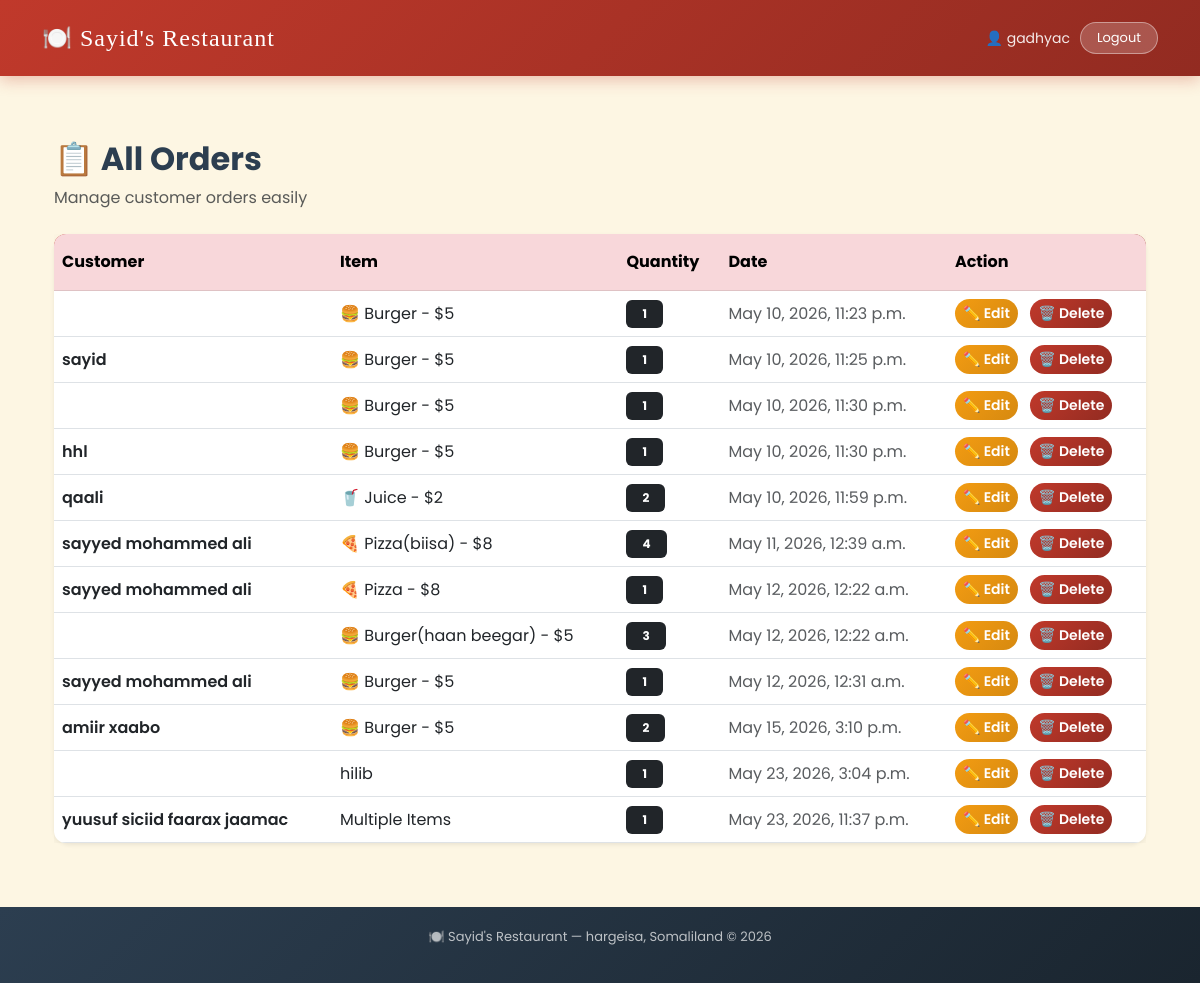
/orders/ (signed in), run on the app's committed database.
### menu/models.py (models this page shows, shortened)
class Order(models.Model):
    PAYMENT_CHOICES = [
        ('cash', 'Cash'),
        ('zaad', 'Zaad'),
        ('edahab', 'eDahab'),
        ('mastercard', 'Mastercard'),
    ]
    customer_name = models.CharField(max_length=100)
    item = models.CharField(max_length=100)
    quantity = models.IntegerField(default=1)
    date = models.DateTimeField(auto_now_add=True)
    table = models.ForeignKey(Table, on_delete=models.SET_NULL, null=True, blank=True)
    waiter = models.ForeignKey('auth.User', on_delete=models.SET_NULL, null=True, blank=True)
    payment_method = models.CharField(max_length=20, choices=PAYMENT_CHOICES, default='cash')
    total_price = models.DecimalField(max_digits=10, decimal_places=2, default=0)

### menu/views.py (the view)
# urls.py: path('orders/', views.all_orders, name='all_orders'),
@login_required
def all_orders(request):
    orders = Order.objects.all()
    return render(request, 'menu/all_orders.html', {'orders': orders})

### menu/templates/menu/all_orders.html (shortened to what this page needs)
{% extends 'base.html' %}
{% block content %}
<div class="container py-4">
    <div class="mb-4">
        <h2 class="fw-bold">📋 All Orders</h2>
        <p class="text-muted mb-0">Manage customer orders easily</p>
    </div>
    <div class="card shadow-sm border-0">
        <div class="card-body p-0">
            <div class="table-responsive">
                <table class="table table-hover align-middle mb-0">
                    <thead class="table-danger">
                        <tr>
                            <th class="py-3">Customer</th>
                            <th class="py-3">Item</th>
                            <th class="py-3">Quantity</th>
                            <th class="py-3">Date</th>
                            <th class="py-3">Action</th>
                        </tr>
                    </thead>
                    <tbody>
                        {% for order in orders %}
                        <tr>
                            <td class="fw-semibold">
                                {{ order.customer_name }}
                            </td>
                            <td>
                                {{ order.item }}
                            </td>
                            <td>
                                <span class="badge bg-dark px-3 py-2">
                                    {{ order.quantity }}
                                </span>
                            </td>
                            <td class="text-muted">
                                {{ order.date }}
                            </td>
                            <td>
                                <a href="/edit/{{ order.pk }}/"
                                   class="btn btn-warning btn-sm me-2 fw-semibold">
                                    ✏️ Edit
                                </a>
                                <a href="/delete/{{ order.pk }}/"
                                   class="btn btn-danger btn-sm fw-semibold">
                                    🗑️ Delete
                                </a>
                            </td>
                        </tr>
                        {% endfor %}
                    </tbody>
                </table>
            </div>
        </div>
    </div>
</div>
{% endblock %}

### templates/base.html (shortened to what this page needs)
<!DOCTYPE html>
<html lang="en">
<head>
    <link href="https://cdn.jsdelivr.net/npm/bootstrap@5.3.0/dist/css/bootstrap.min.css" rel="stylesheet">
</head>
<body>
<nav class="navbar navbar-dark">
    <div class="container">
        <a class="navbar-brand" href="/">🍽️ Sayid's Restaurant</a>
        <div class="d-flex align-items-center">
            {% if request.user.is_authenticated %}
                <span class="nav-username">👤 {{ request.user.username }}</span>
                <a href="/logout/" class="btn btn-logout">Logout</a>
            {% else %}
                <a href="/login/" class="btn btn-logout">Login</a>
            {% endif %}
        </div>
    </div>
</nav>
<div class="main-content">
    <div class="container">
        {% block content %}
        {% endblock %}
    </div>
</div>
<footer>
    <p>🍽️ Sayid's Restaurant — hargeisa, Somaliland © 2026</p>
</footer>
</body>
</html>

### templates/base.html (style rules this page uses)
* { margin: 0; padding: 0; box-sizing: border-box; }
body { font-family: 'Poppins', sans-serif; background-color: #fdf6e3; color: #2c3e50; }
.navbar { background: linear-gradient(135deg, #c0392b, #922b21) !important; padding: 15px 0; box-shadow: 0 4px 15px rgba(192,57,43,0.3); }
.navbar-brand { font-family: 'Playfair Display', serif; font-size: 24px !important; color: white !important; letter-spacing: 1px; }
.nav-username { color: rgba(255,255,255,0.9); font-size: 14px; margin-right: 10px; }
.btn-logout { background: rgba(255,255,255,0.2); color: white; border: 1px solid rgba(255,255,255,0.4); border-radius: 20px; padding: 5px 16px; font-size: 13px; }
.main-content { padding: 40px 0; min-height: calc(100vh - 140px); }
.card { border: none; border-radius: 16px; box-shadow: 0 4px 20px rgba(0,0,0,0.08); transition: transform 0.2s, box-shadow 0.2s; }
.btn-warning { background: linear-gradient(135deg, #f39c12, #d68910); border: none; border-radius: 25px; color: white; }
.btn-danger { background: linear-gradient(135deg, #c0392b, #922b21); border: none; border-radius: 25px; }
footer { background: linear-gradient(135deg, #2c3e50, #1a252f); color: rgba(255,255,255,0.7); text-align: center; padding: 20px; font-size: 13px; }
.table { border-radius: 12px; overflow: hidden; box-shadow: 0 4px 15px rgba(0,0,0,0.06); }
.table thead { background: linear-gradient(135deg, #c0392b, #922b21); color: white; }

### data on the page
Order: item "🍔 Burger - $5", quantity "1", date "May 10, 2026, 11:23 p.m."
Order: customer_name "sayid", item "🍔 Burger - $5", quantity "1", date "May 10, 2026, 11:25 p.m."
Order: item "🍔 Burger - $5", quantity "1", date "May 10, 2026, 11:30 p.m."
Order: customer_name "hhl", item "🍔 Burger - $5", quantity "1", date "May 10, 2026, 11:30 p.m."
Order: customer_name "qaali", item "🥤 Juice - $2", quantity "2", date "May 10, 2026, 11:59 p.m."
Order: customer_name "sayyed mohammed ali", item "🍕 Pizza(biisa) - $8", quantity "4", date "May 11, 2026, 12:39 a.m."
Order: customer_name "sayyed mohammed ali", item "🍕 Pizza - $8", quantity "1", date "May 12, 2026, 12:22 a.m."
Order: item "🍔 Burger(haan beegar) - $5", quantity "3", date "May 12, 2026, 12:22 a.m."
Order: customer_name "sayyed mohammed ali", item "🍔 Burger - $5", quantity "1", date "May 12, 2026, 12:31 a.m."
Order: customer_name "amiir xaabo", item "🍔 Burger - $5", quantity "2", date "May 15, 2026, 3:10 p.m."
Order: item "hilib", quantity "1", date "May 23, 2026, 3:04 p.m."
Order: customer_name "yuusuf siciid faarax jaamac", item "Multiple Items", quantity "1", date "May 23, 2026, 11:37 p.m."

### other printed values
{{ request.user.username }} "gadhyac"
